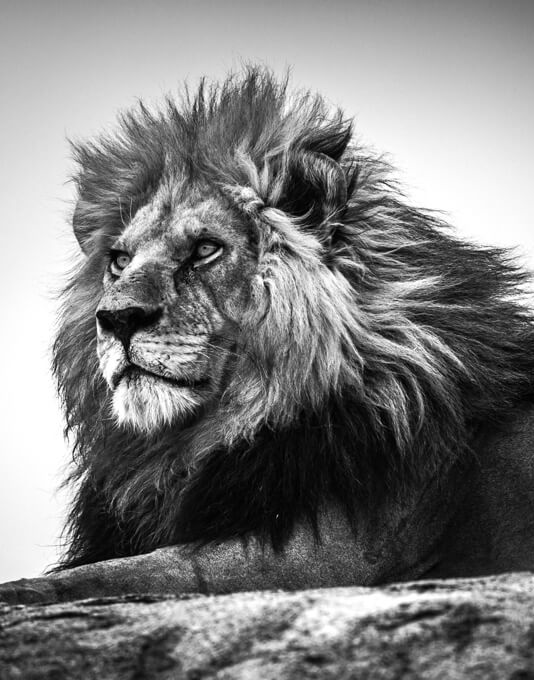
#> input picture w4/lion.png, 534 x 680 px
$ python bmp_testing.py
#> lines starting #> are read from the running program, lines starting #| are printed output that depends on the picture
import struct

import numpy as np
from PIL import Image
from matplotlib import pyplot as plt


file_name = "lion.png"
image_file = Image.open(file_name)
#> image_file is the input picture: PIL image 534x680 L; min 0, max 255, mean 127.1
image_array = np.asarray(image_file)


# [7 lines left out: function test1, not called in this run]


def test2():
    for row in image_array:
        plt.plot(row)
    plt.show()
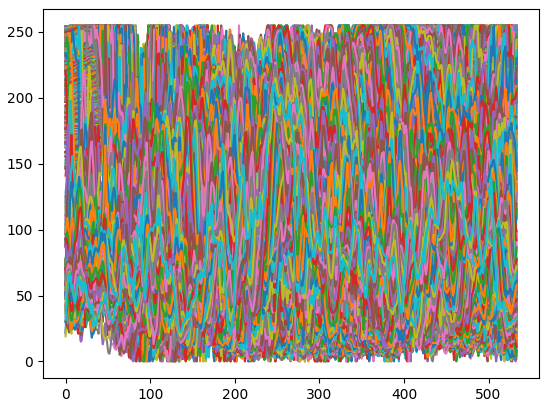
#> figure drawn by matplotlib, 1 panel; curve peaks at x = 149, y = 157; curve peaks at x = 189, y = 158; curve peaks at x = 149, y = 158


# [7 lines left out: function test3, not called in this run]


def test4():
    for i in range(256):
        print(f"{i} & {struct.pack('B', i)}")


# [46 lines left out: functions test5, test6, test7, not called in this run]


test2()
